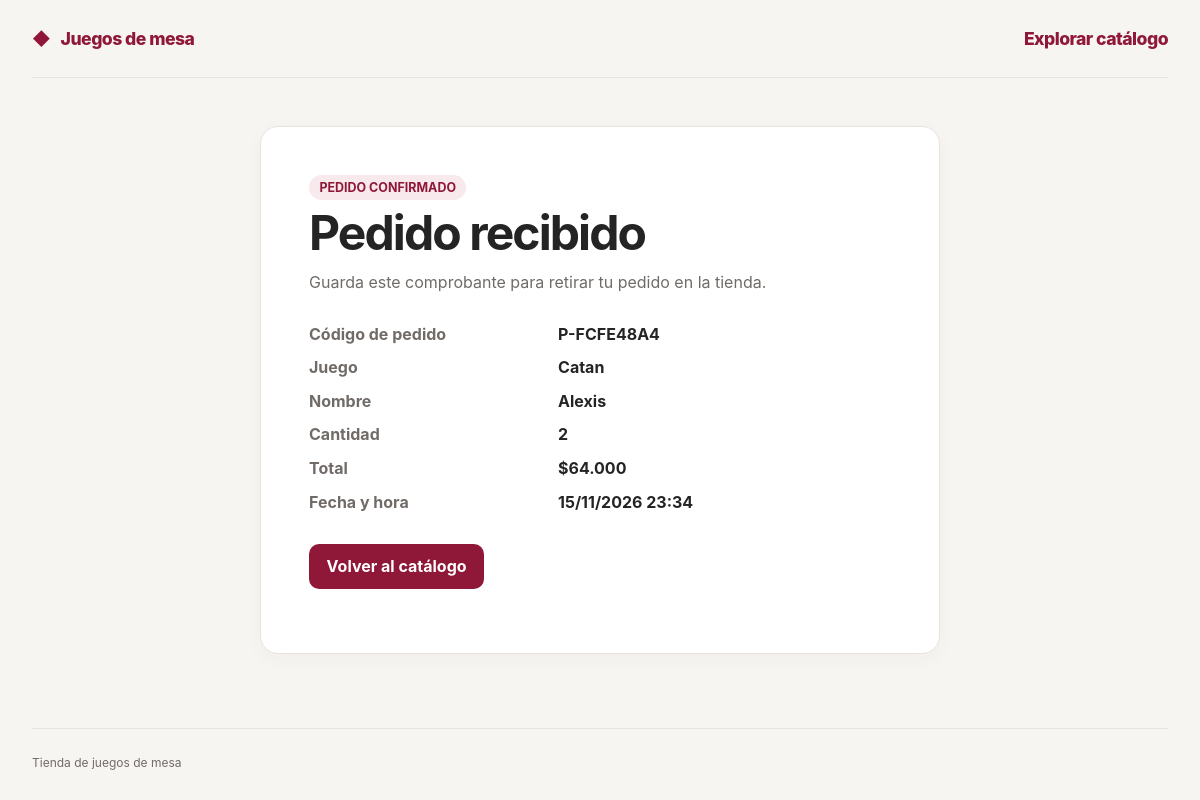
/pedidos/1/, run on the app's committed database.
### Tienda/models.py (models this page shows, shortened)
class Pedido(models.Model):
    cod_identificacion = models.CharField(max_length=20, unique=True)
    nombre_cliente = models.CharField(max_length=100)
    correo = models.EmailField(max_length=254)
    telefono = models.CharField(max_length=15)
    cant_unidades = models.PositiveIntegerField()
    fecha_pedido = models.DateTimeField(auto_now_add=True)
    hora_pedido = models.TimeField(auto_now_add=True)
    juego = models.ForeignKey(Juego, on_delete=models.CASCADE)

class Juego(models.Model):
    nombre = models.CharField(max_length=100)
    descripcion = models.TextField()
    precio = models.PositiveIntegerField()
    cant_jugadores = models.PositiveIntegerField()
    edad_min = models.PositiveIntegerField()
    stock = models.PositiveIntegerField()
    imagen = models.ImageField(upload_to='juegos/', default='juegos/PlaceholderLC.png')
    is_disponible = models.BooleanField(default=True)
    categoria = models.ForeignKey(Categoria, on_delete=models.CASCADE)

### Tienda/views.py (the view)
# urls.py: path("pedidos/<int:pedido_id>/", views.comprobante, name="comprobante"),
def comprobante(request, pedido_id):
    pedido = get_object_or_404(
        Pedido.objects.select_related("juego"),
        pk=pedido_id,
    )
    total = pedido.cant_unidades * pedido.juego.precio
    return render(
        request,
        "Tienda/comprobante.html",
        {
            "pedido": pedido,
            "total_formateado": _formatear_pesos(total),
        },
    )

### Tienda/views.py (called while the page is built)
def _formatear_pesos(valor):
    return f"${valor:,}".replace(",", ".")

### templates/Tienda/comprobante.html (shortened to what this page needs)
{% extends "Tienda/base.html" %}
{% block contenido %}
    <section class="panel">
        <span class="categoria-etiqueta">PEDIDO CONFIRMADO</span>
        <h1>Pedido recibido</h1>
        <p class="texto-suave">Guarda este comprobante para retirar tu pedido en la tienda.</p>
        <dl>
            <dt><strong>Código de pedido</strong></dt>
            <dd>{{ pedido.cod_identificacion }}</dd>
            <dt><strong>Juego</strong></dt>
            <dd>{{ pedido.juego.nombre }}</dd>
            <dt><strong>Nombre</strong></dt>
            <dd>{{ pedido.nombre_cliente }}</dd>
            <dt><strong>Cantidad</strong></dt>
            <dd>{{ pedido.cant_unidades }}</dd>
            <dt><strong>Total</strong></dt>
            <dd>{{ total_formateado }}</dd>
            <dt><strong>Fecha y hora</strong></dt>
            <dd>{{ pedido.fecha_pedido|date:"d/m/Y H:i" }}</dd>
        </dl>
        <p><a class="button" href="{% url 'catalogo' %}">Volver al catálogo</a></p>
    </section>
{% endblock %}

### static/styles.css (style rules this page uses)
:root { color-scheme: light; font-family: Inter, ui-sans-serif, system-ui, -apple-system, BlinkMacSystemFont, "Segoe UI", sans-serif; color: #242424; background: #f7f5f2; font-synthesis: none; text-rendering: optimizeLegibility; --accent: #8f1838; --accent-dark: #71112b; --muted: #716b68; --line: #e9e2dd; --surface: #fff; }
* { box-sizing: border-box; }
body { min-width: 320px; max-width: 1200px; margin: 0 auto; padding: 0 2rem; }
a { color: var(--accent); }
h1, h2, h3, p { margin-top: 0; }
h1, h2 { letter-spacing: -0.04em; }
h1 { margin-bottom: 0.75rem; font-size: clamp(2rem, 5vw, 3rem); line-height: 1.1; }
button, .button { display: inline-block; border: 0; border-radius: 10px; padding: 0.8rem 1.1rem; color: white; background: var(--accent); font-weight: 700; text-decoration: none; cursor: pointer; transition: background 160ms ease, transform 160ms ease, box-shadow 160ms ease; }
.tarjeta, .panel { overflow: hidden; border: 1px solid var(--line); border-radius: 18px; background: var(--surface); box-shadow: 0 5px 20px #33201508; }
.categoria-etiqueta { display: inline-block; margin-bottom: 0.45rem; border-radius: 999px; padding: 0.3rem 0.65rem; color: var(--accent); background: #f8e9ed; font-size: 0.78rem; font-weight: 700; }
.catalogo-encabezado > p, .texto-suave { color: var(--muted); }
.panel { max-width: 680px; margin: 0 auto; padding: clamp(1.5rem, 5vw, 3rem); }
.panel dl { display: grid; grid-template-columns: minmax(130px, 0.7fr) 1fr; gap: 0.85rem 1rem; margin: 2rem 0; }
.panel dt { color: var(--muted); }
.panel dd { margin: 0; font-weight: 700; overflow-wrap: anywhere; }

### data on the page
Pedido: cod_identificacion "P-FCFE48A4", juego.nombre "Catan", nombre_cliente "Alexis", cant_unidades "2", fecha_pedido "15/11/2026 23:34"

### other printed values
{{ total_formateado }} "$64.000"
